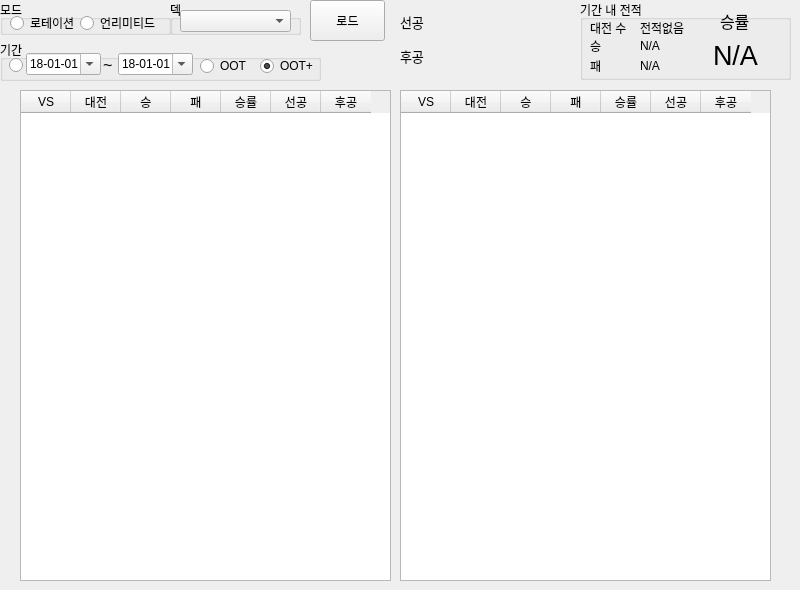
    <widget class="QWidget" name="tab_4">
     <attribute name="title">
      <string>덱별 전적</string>
     </attribute>
     <widget class="QGroupBox" name="groupDeckRRecord">
      <property name="geometry">
       <rect>
        <x>580</x>
        <y>0</y>
        <width>211</width>
        <height>80</height>
       </rect>
      </property>
      <property name="title">
       <string>기간 내 전적</string>
      </property>
      <widget class="QLabel" name="label_74">
       <property name="geometry">
        <rect>
         <x>10</x>
         <y>20</y>
         <width>41</width>
         <height>16</height>
        </rect>
       </property>
       <property name="text">
        <string>대전 수</string>
       </property>
      </widget>
      <widget class="QLabel" name="label_75">
       <property name="geometry">
        <rect>
         <x>10</x>
         <y>40</y>
         <width>56</width>
         <height>12</height>
        </rect>
       </property>
       <property name="text">
        <string>승</string>
       </property>
      </widget>
      <widget class="QLabel" name="label_76">
       <property name="geometry">
        <rect>
         <x>10</x>
         <y>60</y>
         <width>56</width>
         <height>12</height>
        </rect>
       </property>
       <property name="text">
        <string>패</string>
       </property>
      </widget>
      <widget class="QLabel" name="label_79">
       <property name="geometry">
        <rect>
         <x>140</x>
         <y>10</y>
         <width>31</width>
         <height>21</height>
        </rect>
       </property>
       <property name="font">
        <font>
         <pointsize>12</pointsize>
        </font>
       </property>
       <property name="text">
        <string>승률</string>
       </property>
      </widget>
      <widget class="QLabel" name="DeckRWinRate">
       <property name="geometry">
        <rect>
         <x>110</x>
         <y>40</y>
         <width>91</width>
         <height>31</height>
        </rect>
       </property>
       <property name="font">
        <font>
         <pointsize>20</pointsize>
        </font>
       </property>
       <property name="text">
        <string>N/A</string>
       </property>
       <property name="alignment">
        <set>Qt::AlignCenter</set>
       </property>
      </widget>
      <widget class="QLabel" name="DeckRVS">
       <property name="geometry">
        <rect>
         <x>60</x>
         <y>20</y>
         <width>56</width>
         <height>16</height>
        </rect>
       </property>
       <property name="text">
        <string>전적없음</string>
       </property>
      </widget>
      <widget class="QLabel" name="DeckRWin">
       <property name="geometry">
        <rect>
         <x>60</x>
         <y>40</y>
         <width>56</width>
         <height>12</height>
        </rect>
       </property>
       <property name="text">
        <string>N/A</string>
       </property>
      </widget>
      <widget class="QLabel" name="DeckRLose">
       <property name="geometry">
        <rect>
         <x>60</x>
         <y>60</y>
         <width>56</width>
         <height>12</height>
        </rect>
       </property>
       <property name="text">
        <string>N/A</string>
       </property>
      </widget>
     </widget>
     <widget class="QGroupBox" name="groupBox_27">
      <property name="geometry">
       <rect>
        <x>0</x>
        <y>0</y>
        <width>171</width>
        <height>35</height>
       </rect>
      </property>
      <property name="title">
       <string>모드</string>
      </property>
      <widget class="QRadioButton" name="radioDeckRRota">
       <property name="geometry">
        <rect>
         <x>10</x>
         <y>15</y>
         <width>71</width>
         <height>16</height>
        </rect>
       </property>
       <property name="text">
        <string>로테이션</string>
       </property>
      </widget>
      <widget class="QRadioButton" name="radioDeckRUnli">
       <property name="geometry">
        <rect>
         <x>80</x>
         <y>15</y>
         <width>81</width>
         <height>16</height>
        </rect>
       </property>
       <property name="text">
        <string>언리미티드</string>
       </property>
      </widget>
     </widget>
     <widget class="QGroupBox" name="groupBox_45">
      <property name="geometry">
       <rect>
        <x>0</x>
        <y>40</y>
        <width>321</width>
        <height>41</height>
       </rect>
      </property>
      <property name="title">
       <string>기간</string>
      </property>
      <widget class="QRadioButton" name="radioDeckRPeriod">
       <property name="geometry">
        <rect>
         <x>9</x>
         <y>10</y>
         <width>181</width>
         <height>31</height>
        </rect>
       </property>
       <property name="text">
        <string/>
       </property>
      </widget>
      <widget class="QRadioButton" name="radioDeckROOT">
       <property name="geometry">
        <rect>
         <x>200</x>
         <y>18</y>
         <width>51</width>
         <height>16</height>
        </rect>
       </property>
       <property name="text">
        <string>OOT</string>
       </property>
      </widget>
      <widget class="QRadioButton" name="radioDeckROOTMini">
       <property name="geometry">
        <rect>
         <x>260</x>
         <y>18</y>
         <width>61</width>
         <height>16</height>
        </rect>
       </property>
       <property name="text">
        <string>OOT+</string>
       </property>
       <property name="checked">
        <bool>true</bool>
       </property>
      </widget>
      <widget class="QDateEdit" name="dateDeckRStart">
       <property name="geometry">
        <rect>
         <x>26</x>
         <y>13</y>
         <width>75</width>
         <height>22</height>
        </rect>
       </property>
       <property name="displayFormat">
        <string>yy-MM-dd</string>
       </property>
       <property name="calendarPopup">
        <bool>true</bool>
       </property>
       <property name="date">
        <date>
         <year>2018</year>
         <month>1</month>
         <day>1</day>
        </date>
       </property>
      </widget>
      <widget class="QLabel" name="label_131">
       <property name="geometry">
        <rect>
         <x>103</x>
         <y>17</y>
         <width>16</width>
         <height>16</height>
        </rect>
       </property>
       <property name="font">
        <font>
         <pointsize>12</pointsize>
        </font>
       </property>
       <property name="text">
        <string>~</string>
       </property>
      </widget>
      <widget class="QDateEdit" name="dateDeckREnd">
       <property name="geometry">
        <rect>
         <x>118</x>
         <y>13</y>
         <width>75</width>
         <height>22</height>
        </rect>
       </property>
       <property name="displayFormat">
        <string>yy-MM-dd</string>
       </property>
       <property name="calendarPopup">
        <bool>true</bool>
       </property>
       <property name="date">
        <date>
         <year>2018</year>
         <month>1</month>
         <day>1</day>
        </date>
       </property>
      </widget>
     </widget>
     <widget class="QWidget" name="verticalLayoutWidget_22">
      <property name="geometry">
       <rect>
        <x>408</x>
        <y>-10</y>
        <width>171</width>
        <height>161</height>
       </rect>
      </property>
      <layout class="QVBoxLayout" name="DeckRLayout1"/>
     </widget>
     <widget class="QTableWidget" name="tableDeckR1">
      <property name="geometry">
       <rect>
        <x>20</x>
        <y>90</y>
        <width>371</width>
        <height>491</height>
       </rect>
      </property>
      <property name="editTriggers">
       <set>QAbstractItemView::NoEditTriggers</set>
      </property>
      <property name="rowCount">
       <number>0</number>
      </property>
      <property name="columnCount">
       <number>7</number>
      </property>
      <attribute name="horizontalHeaderDefaultSectionSize">
       <number>50</number>
      </attribute>
      <attribute name="verticalHeaderVisible">
       <bool>false</bool>
      </attribute>
      <column>
       <property name="text">
        <string>VS</string>
       </property>
      </column>
      <column>
       <property name="text">
        <string>대전</string>
       </property>
      </column>
      <column>
       <property name="text">
        <string>승</string>
       </property>
      </column>
      <column>
       <property name="text">
        <string>패</string>
       </property>
      </column>
      <column>
       <property name="text">
        <string>승률</string>
       </property>
      </column>
      <column>
       <property name="text">
        <string>선공</string>
       </property>
      </column>
      <column>
       <property name="text">
        <string>후공</string>
       </property>
      </column>
     </widget>
     <widget class="QGroupBox" name="groupBox_28">
      <property name="geometry">
       <rect>
        <x>170</x>
        <y>0</y>
        <width>131</width>
        <height>35</height>
       </rect>
      </property>
      <property name="title">
       <string>덱</string>
      </property>
      <widget class="QComboBox" name="comboDeckR">
       <property name="geometry">
        <rect>
         <x>10</x>
         <y>10</y>
         <width>111</width>
         <height>22</height>
        </rect>
       </property>
      </widget>
     </widget>
     <widget class="QPushButton" name="pushRLoad">
      <property name="geometry">
       <rect>
        <x>310</x>
        <y>0</y>
        <width>75</width>
        <height>41</height>
       </rect>
      </property>
      <property name="text">
       <string>로드</string>
      </property>
     </widget>
     <widget class="QTableWidget" name="tableDeckR2">
      <property name="geometry">
       <rect>
        <x>400</x>
        <y>90</y>
        <width>371</width>
        <height>491</height>
       </rect>
      </property>
      <property name="editTriggers">
       <set>QAbstractItemView::NoEditTriggers</set>
      </property>
      <property name="rowCount">
       <number>0</number>
      </property>
      <property name="columnCount">
       <number>7</number>
      </property>
      <attribute name="horizontalHeaderDefaultSectionSize">
       <number>50</number>
      </attribute>
      <attribute name="verticalHeaderVisible">
       <bool>false</bool>
      </attribute>
      <column>
       <property name="text">
        <string>VS</string>
       </property>
      </column>
      <column>
       <property name="text">
        <string>대전</string>
       </property>
      </column>
      <column>
       <property name="text">
        <string>승</string>
       </property>
      </column>
      <column>
       <property name="text">
        <string>패</string>
       </property>
      </column>
      <column>
       <property name="text">
        <string>승률</string>
       </property>
      </column>
      <column>
       <property name="text">
        <string>선공</string>
       </property>
      </column>
      <column>
       <property name="text">
        <string>후공</string>
       </property>
      </column>
     </widget>
     <widget class="QLabel" name="label_80">
      <property name="geometry">
       <rect>
        <x>400</x>
        <y>14</y>
        <width>31</width>
        <height>16</height>
       </rect>
      </property>
      <property name="font">
       <font>
        <pointsize>10</pointsize>
       </font>
      </property>
      <property name="text">
       <string>선공</string>
      </property>
     </widget>
     <widget class="QLabel" name="label_81">
      <property name="geometry">
       <rect>
        <x>400</x>
        <y>48</y>
        <width>31</width>
        <height>16</height>
       </rect>
      </property>
      <property name="font">
       <font>
        <pointsize>10</pointsize>
       </font>
      </property>
      <property name="text">
       <string>후공</string>
      </property>
     </widget>
    </widget>
